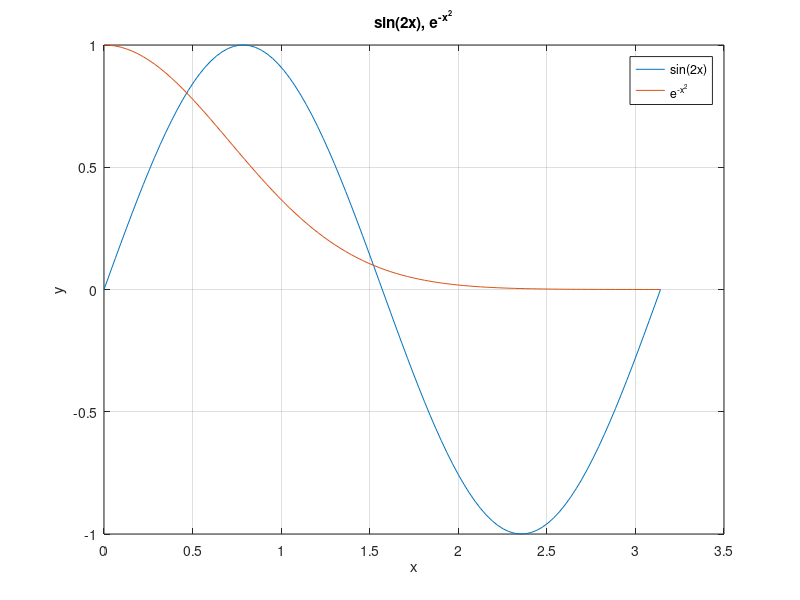
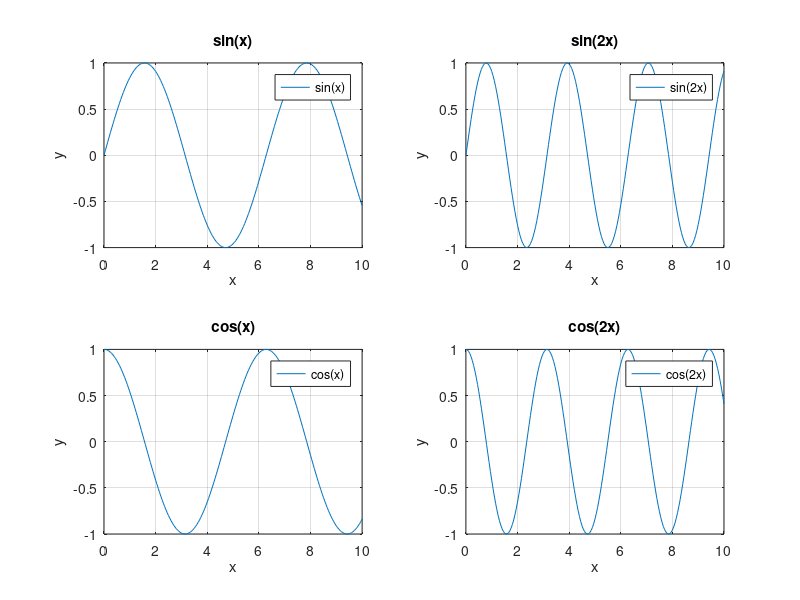

MATLAB code to generate these figures, in order:
%% Q1
x=linspace(0,10,100);
y1=exp(-x.^2).*sin(2*x);
y2=exp(-x.^2).*cos(2*x);
plot(x,y1,'-b','LineWidth',2)
grid on
hold on
plot(x,y2,'--r','LineWidth',3)

title('e^{-x^2}sin(2x),e^{-x^2}cos(2x)')
xlabel('x')
ylabel('y')
legend('e^{-x^2}sin(2x)','e^{-x^2}cos(2x)')

hold off
%% Q2

x=linspace(0,pi,100);
y1=sin(2*x);
y2=exp(-x.^2);
y3=cos(2*x);

figure(1)
plot(x,y1)
grid on
hold on
plot(x,y2)
title('sin(2x), e^{-x^2}')
xlabel('x')
ylabel('y')
legend('sin(2x)','e^{-x^2}')
hold off

figure(2)
plot(x,y3)
grid on
hold on
plot(x,y2)
title('cos(2x), e^{-x^2}')
xlabel('x')
ylabel('y')
legend('cos(2x)','e^{-x^2}')
hold off

%% Q3
x=0:0.05:10;
y1=sin(x);
y2=sin(2*x);
y3=cos(x);
y4=cos(2*x);
subplot(2,2,1)
plot(x,y1)
grid on
xlabel('x')
ylabel('y')
title('sin(x)')
legend('sin(x)')

subplot(2,2,2)
plot(x,y2)
grid on
xlabel('x')
ylabel('y')
title('sin(2x)')
legend('sin(2x)')

subplot(2,2,3)
plot(x,y3)
grid on
xlabel('x')
ylabel('y')
title('cos(x)')
legend('cos(x)')

subplot(2,2,4)
plot(x,y4)
grid on
xlabel('x')
ylabel('y')
title('cos(2x)')
legend('cos(2x)')
